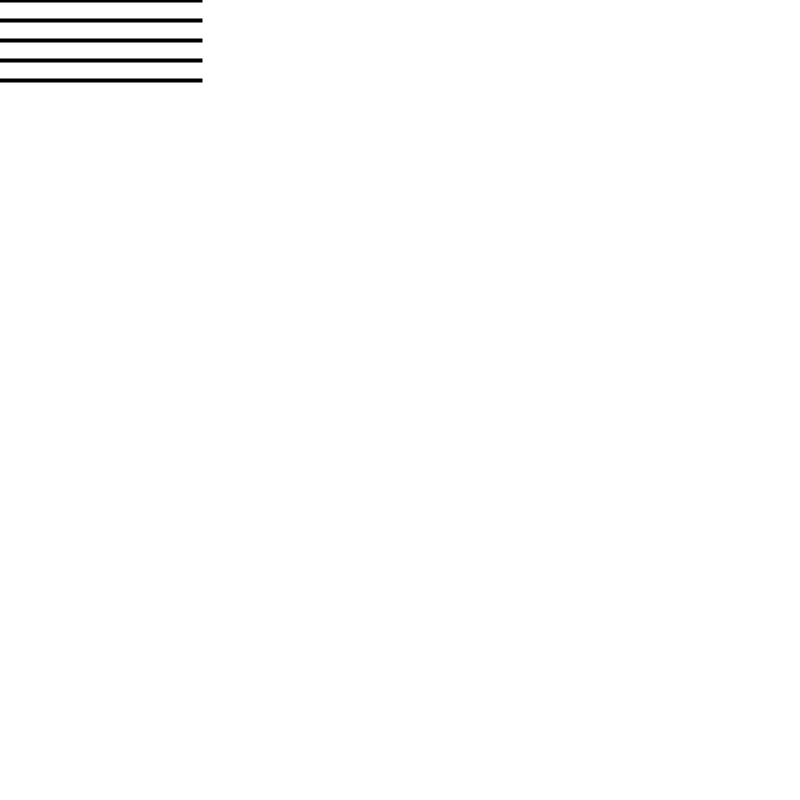
Frame 1 (no input)
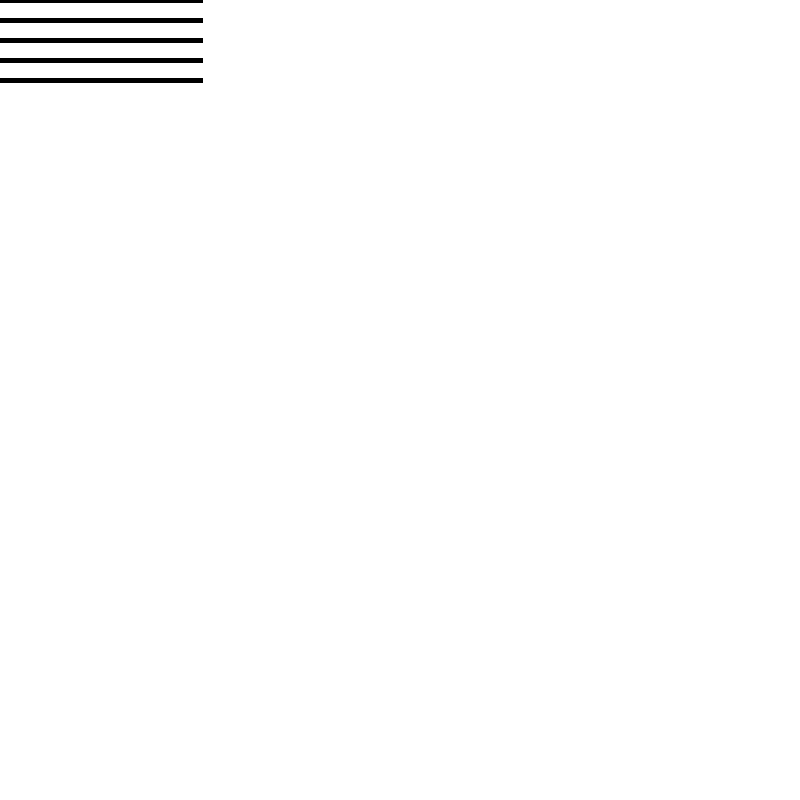
Frame 60 (the mouse pressed at the canvas centre just before this capture)
Frame 120 (the mouse held since frame 60 and released just before this capture): identical to frame 60, image omitted

The Processing sketch that drew these frames (run headless with seeded random() and noise(); from frame 60 on, the mouse is pressed at the canvas centre):

// Processing sketch: week03_alptugan_forloops_01
// ── week03_alptugan_forloops_01.pde
// setup function runs once, when the program starts
void setup() {
  // set window position on screen
  surface.setLocation(0,200);
  
  //Set window size
  size(800,800);
  
  // set background color
  background(#ffffff);
}


// Draw function runs until the program stops
void draw() {
  
  strokeCap(PROJECT);
  strokeWeight(4);
  stroke(0, 0, 0);
  // we want to draw 200 px long horizontal lines;
  // we know line(x1,y1,x2,y2)
  // So, in order to draw 200 px long line
  // |x2 - x1| = 200 or vice versa as follows;
  line(0, 0 * 0, 200, 0 * 0);
  line(0, 20 * 1, 200, 20 * 1);
  line(0, 20 * 2, 200, 20 * 2);
  line(0, 20 * 3, 200, 20 * 3);
  line(0, 20 * 4, 200, 20 * 4);
  
}
